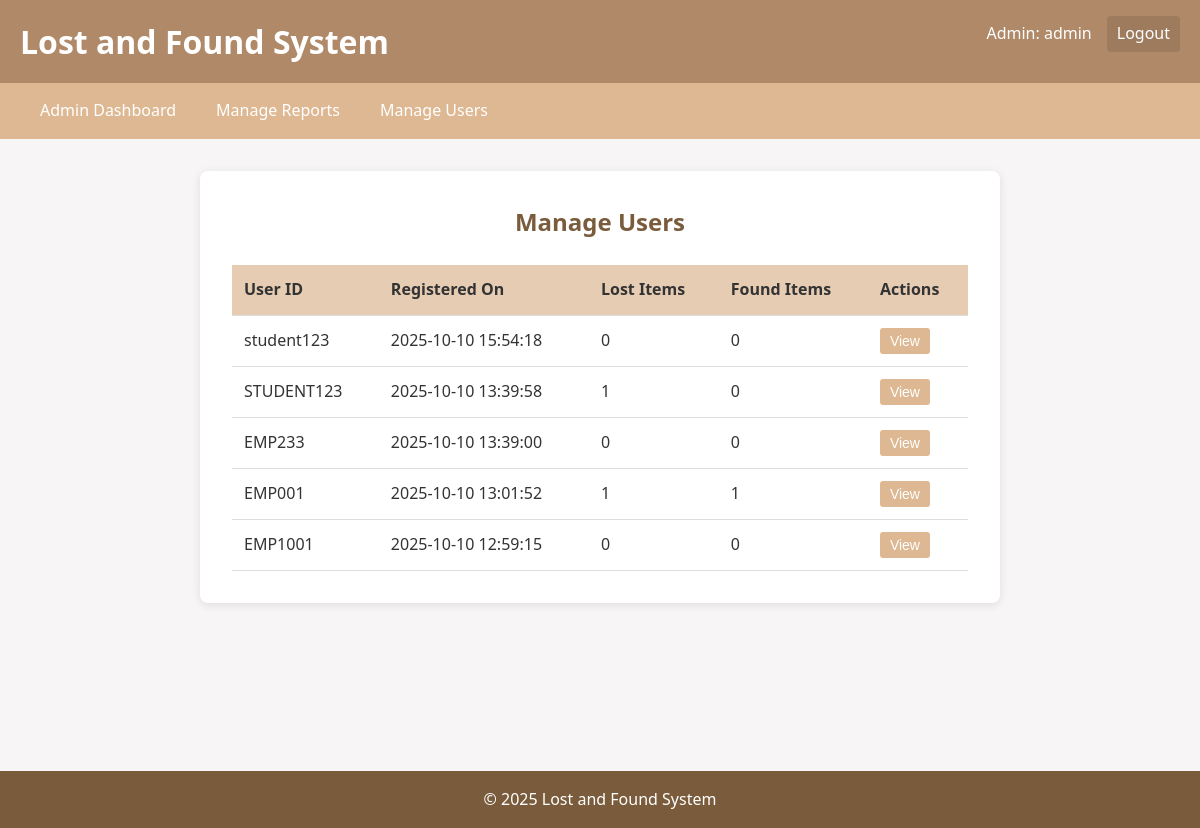
Screenshot of /admin/users (signed in) with the database file from the repository.
### tables this page shows
CREATE TABLE users (
            id INTEGER PRIMARY KEY AUTOINCREMENT,
            user_id TEXT UNIQUE NOT NULL,
            created_at TIMESTAMP DEFAULT CURRENT_TIMESTAMP
        );

### app.py (the view)
@app.route('/admin/users')
def admin_users():
    if 'admin_id' not in session:
        return redirect(url_for('admin_login'))
    conn = sqlite3.connect(DATABASE)
    cursor = conn.cursor()
    cursor.execute("""
        SELECT u.*,
               (SELECT COUNT(*) FROM lost_items WHERE user_id = u.id) as lost_count,
               (SELECT COUNT(*) FROM found_items WHERE user_id = u.id) as found_count
        FROM users u
        ORDER BY u.created_at DESC
    """)
    users = cursor.fetchall()
    conn.close()
    return render_template('admin_users.html', users=users)

### templates/admin_users.html (shortened to what this page needs)
{% extends "base.html" %}
{% block content %}
<div class="admin-users">
    <h2>Manage Users</h2>
    <div class="users-list">
        {% if users %}
            <table>
                <thead>
                    <tr>
                        <th>User ID</th>
                        <th>Registered On</th>
                        <th>Lost Items</th>
                        <th>Found Items</th>
                        <th>Actions</th>
                    </tr>
                </thead>
                <tbody>
                    {% for user in users %}
                    <tr>
                        <td>{{ user[1] }}</td>
                        <td>{{ user[2] }}</td>
                        <td>{{ user[3] }}</td>
                        <td>{{ user[4] }}</td>
                        <td>
                            <button class="btn-small">View</button>
                        </td>
                    </tr>
                    {% endfor %}
                </tbody>
            </table>
        {% else %}
            <p>No users registered yet.</p>
        {% endif %}
    </div>
</div>
{% endblock %}

### static/css/style.css (style rules this page uses)
:root { --light-beige: #e6ccb2; --medium-beige: #ddb892; --dark-beige: #b08968; --light-brown: #9c6644; --dark-brown: #7a5c3c; }
* { margin: 0; padding: 0; box-sizing: border-box; }
body { font-family: 'Segoe UI', Tahoma, Geneva, Verdana, sans-serif; background-color: #f8f5f6; color: #333; line-height: 1.6; }
.login-container, .report-form, .search-page, .my-reports, .admin-dashboard, .admin-reports, .admin-users { background-color: white; padding: 2rem; border-radius: 8px; box-shadow: 0 2px 10px rgba(0,0,0,0.1); max-width: 800px; margin: 0 auto; }
h2 { color: var(--dark-brown); margin-bottom: 1.5rem; text-align: center; }
.btn-small { padding: 5px 10px; font-size: 14px; background-color: var(--medium-beige); color: white; border: none; border-radius: 3px; cursor: pointer; }
table { width: 100%; border-collapse: collapse; margin-top: 1rem; }
table th, table td { padding: 12px; text-align: left; border-bottom: 1px solid #ddd; }
table th { background-color: var(--light-beige); font-weight: bold; }

### rows the page displays
users: user "student123", created_at "2025-10-10 15:54:18", user "0"
users: user "STUDENT123", created_at "2025-10-10 13:39:58", user "1", user "0"
users: user "EMP233", created_at "2025-10-10 13:39:00", user "0"
users: user "EMP001", created_at "2025-10-10 13:01:52", user "1"
users: user "EMP1001", created_at "2025-10-10 12:59:15", user "0"

### other values shown
{{ session.admin_id }} "admin"
